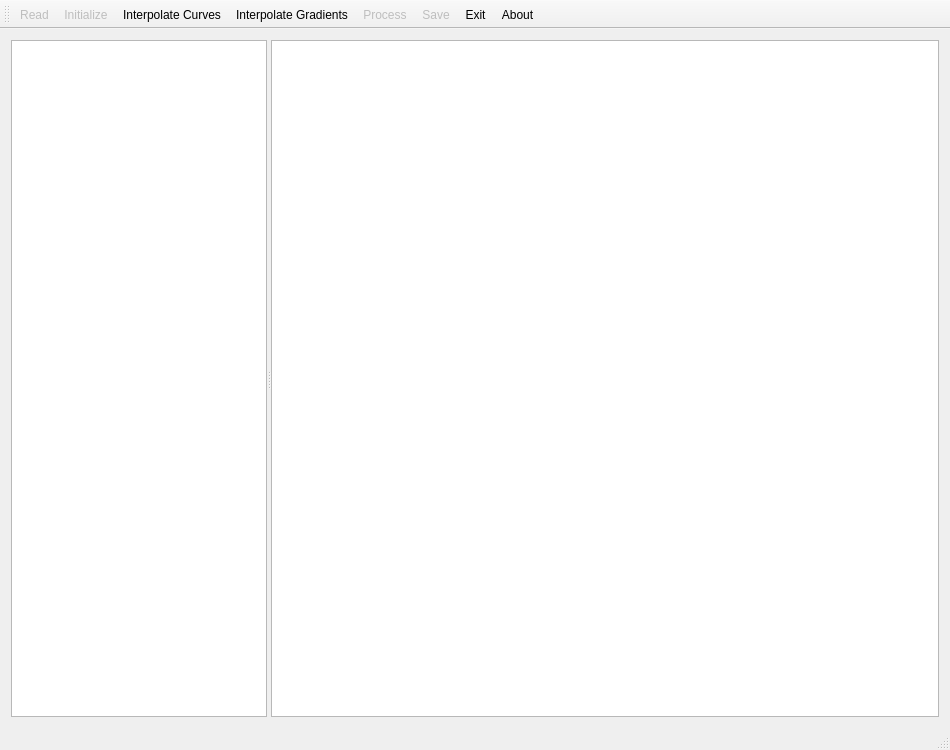
<?xml version="1.0" encoding="UTF-8"?>
<ui version="4.0">
 <class>TimeroomMainWindow</class>
 <widget class="QMainWindow" name="TimeroomMainWindow">
  <property name="geometry">
   <rect>
    <x>0</x>
    <y>0</y>
    <width>950</width>
    <height>750</height>
   </rect>
  </property>
  <property name="minimumSize">
   <size>
    <width>750</width>
    <height>550</height>
   </size>
  </property>
  <property name="windowTitle">
   <string>Timeroom</string>
  </property>
  <widget class="QWidget" name="centralWidget">
   <layout class="QGridLayout" name="gridLayout">
    <item row="0" column="0">
     <widget class="QSplitter" name="splitter">
      <property name="orientation">
       <enum>Qt::Horizontal</enum>
      </property>
      <widget class="QTreeView" name="dirView">
       <property name="sizePolicy">
        <sizepolicy hsizetype="Fixed" vsizetype="Expanding">
         <horstretch>0</horstretch>
         <verstretch>0</verstretch>
        </sizepolicy>
       </property>
       <property name="showDropIndicator" stdset="0">
        <bool>false</bool>
       </property>
       <attribute name="headerVisible">
        <bool>false</bool>
       </attribute>
      </widget>
      <widget class="QTableView" name="tableView">
       <property name="sizePolicy">
        <sizepolicy hsizetype="Expanding" vsizetype="Expanding">
         <horstretch>2</horstretch>
         <verstretch>0</verstretch>
        </sizepolicy>
       </property>
      </widget>
     </widget>
    </item>
   </layout>
  </widget>
  <widget class="QStatusBar" name="statusBar">
   <property name="sizeGripEnabled">
    <bool>true</bool>
   </property>
  </widget>
  <widget class="QToolBar" name="toolBar">
   <property name="windowTitle">
    <string>toolBar</string>
   </property>
   <attribute name="toolBarArea">
    <enum>TopToolBarArea</enum>
   </attribute>
   <attribute name="toolBarBreak">
    <bool>false</bool>
   </attribute>
   <addaction name="action_Read"/>
   <addaction name="action_Initialize"/>
   <addaction name="action_Process_Curves"/>
   <addaction name="action_Process_Gradients"/>
   <addaction name="action_Process"/>
   <addaction name="action_Save"/>
   <addaction name="action_Exit"/>
   <addaction name="action_About"/>
  </widget>
  <action name="action_Initialize">
   <property name="enabled">
    <bool>false</bool>
   </property>
   <property name="text">
    <string>&amp;Initialize</string>
   </property>
   <property name="toolTip">
    <string>Auto-detect keyframes based on EV changes (discards existing ratings)</string>
   </property>
  </action>
  <action name="action_Read">
   <property name="enabled">
    <bool>false</bool>
   </property>
   <property name="text">
    <string>&amp;Read</string>
   </property>
   <property name="toolTip">
    <string>Read (or re-read) sidecar files, discarding any unsaved changes</string>
   </property>
   <property name="statusTip">
    <string/>
   </property>
  </action>
  <action name="action_Process">
   <property name="enabled">
    <bool>false</bool>
   </property>
   <property name="text">
    <string>&amp;Process</string>
   </property>
   <property name="toolTip">
    <string>Interpolate values between keyframes</string>
   </property>
  </action>
  <action name="action_Exit">
   <property name="text">
    <string>E&amp;xit</string>
   </property>
   <property name="iconText">
    <string>Exit</string>
   </property>
   <property name="toolTip">
    <string>Exit without saving changes</string>
   </property>
  </action>
  <action name="action_About">
   <property name="text">
    <string>&amp;About</string>
   </property>
   <property name="toolTip">
    <string>About Timeroom</string>
   </property>
  </action>
  <action name="action_Save">
   <property name="enabled">
    <bool>false</bool>
   </property>
   <property name="text">
    <string>&amp;Save</string>
   </property>
   <property name="toolTip">
    <string>Write outstanding changes (ratings or interpolated settings) to sidecars</string>
   </property>
   <property name="statusTip">
    <string/>
   </property>
  </action>
  <action name="action_Process_Curves">
   <property name="checkable">
    <bool>true</bool>
   </property>
   <property name="checked">
    <bool>false</bool>
   </property>
   <property name="enabled">
    <bool>true</bool>
   </property>
   <property name="text">
    <string>Interpolate Curves</string>
   </property>
   <property name="toolTip">
    <string>Whether to interpolate tone curves during process</string>
   </property>
  </action>
  <action name="action_Process_Gradients">
   <property name="checkable">
    <bool>true</bool>
   </property>
   <property name="checked">
    <bool>false</bool>
   </property>
   <property name="enabled">
    <bool>true</bool>
   </property>
   <property name="text">
    <string>Interpolate Gradients</string>
   </property>
   <property name="toolTip">
    <string>Whether to interpolate gradients during process</string>
   </property>
  </action>
 </widget>
 <layoutdefault spacing="6" margin="11"/>
 <resources/>
 <connections/>
</ui>
